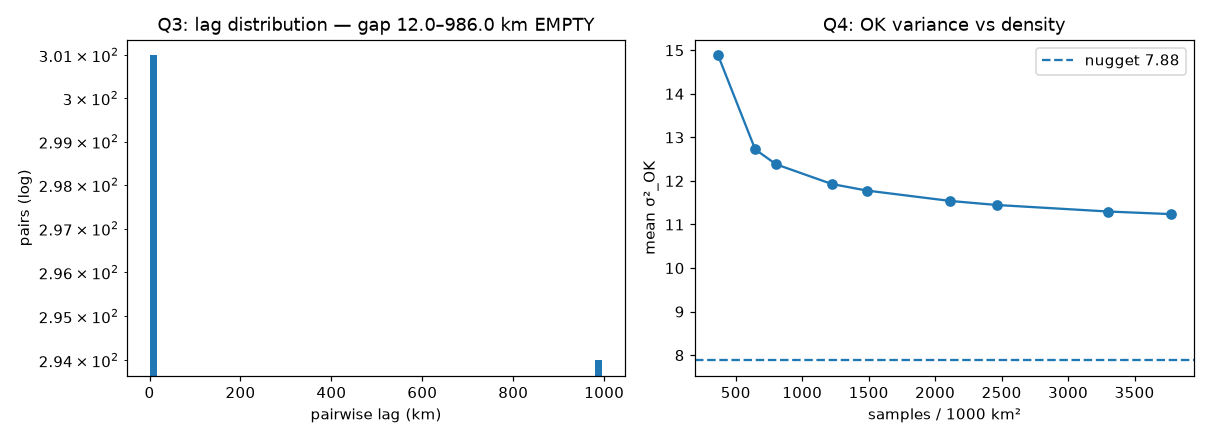

Here is the Python script that generated this plot:
"""THROWAWAY diagnostic — Q3 (lag identifiability), Q4 (OK variance vs sample
density), Q5 (station geometry). Read-only: touches no repo state, writes only
into scratch/. Not committed.

Uses the project's OWN variogram model and kriging system so the numbers match
what E2.2/E2.4 produced, rather than a re-implementation that could disagree.
"""
from __future__ import annotations

import json
import sys
from pathlib import Path

import numpy as np

REPO = Path("/Users/karlmoreno/CCZ/ccz-prospectivity-engine")
sys.path.insert(0, str(REPO))
OUT = REPO / "scratch"

from engine.prospectivity.estimators.kriging import OrdinaryKrigingEstimator  # noqa: E402
from engine.prospectivity.samples.corpus_csv import CorpusCsvSampleSource  # noqa: E402

EARTH_R = 6371.0088


def haversine_km(a: np.ndarray, b: np.ndarray) -> np.ndarray:
    """(n,2) lon/lat degrees -> (n,m) great-circle km."""
    lon1, lat1 = np.radians(a[:, 0])[:, None], np.radians(a[:, 1])[:, None]
    lon2, lat2 = np.radians(b[:, 0])[None, :], np.radians(b[:, 1])[None, :]
    dlon, dlat = lon2 - lon1, lat2 - lat1
    h = np.sin(dlat / 2) ** 2 + np.cos(lat1) * np.cos(lat2) * np.sin(dlon / 2) ** 2
    return 2 * EARTH_R * np.arcsin(np.sqrt(np.clip(h, 0, 1)))


def single_linkage(d: np.ndarray, threshold: float) -> list[list[int]]:
    n = d.shape[0]
    parent = list(range(n))

    def find(x):
        while parent[x] != x:
            parent[x] = parent[parent[x]]
            x = parent[x]
        return x

    for i in range(n):
        for j in range(i + 1, n):
            if d[i, j] <= threshold:
                ri, rj = find(i), find(j)
                if ri != rj:
                    parent[ri] = rj
    groups: dict[int, list[int]] = {}
    for i in range(n):
        groups.setdefault(find(i), []).append(i)
    return sorted(groups.values(), key=lambda g: -len(g))


# ────────────────────────────────────────────────── data: the 35 real stations
obs = [o for o in CorpusCsvSampleSource().get_training_samples()]
coords = np.array([[float(o.longitude), float(o.latitude)] for o in obs])
y = np.array([float(o.abundance_kg_m2) for o in obs])
n = len(obs)
D = haversine_km(coords, coords)
iu = np.triu_indices(n, k=1)
pair_d = D[iu]

report: dict = {"n_stations": n, "n_pairs": int(pair_d.size)}

# ───────────────────────────────────────── Q5: clusters, NN distances, density
clusters = single_linkage(D, 100.0)     # the LOCO linkage
sites = single_linkage(D, 2.0)          # the leave-one-site-out linkage
report["n_clusters_at_100km"] = len(clusters)
report["n_sites_at_2km"] = len(sites)

def bbox_area_km2(idx: list[int]) -> float:
    c = coords[idx]
    if len(idx) < 2:
        return 0.0
    lat0 = np.radians(c[:, 1].mean())
    w = (c[:, 0].max() - c[:, 0].min()) * 111.32 * np.cos(lat0)
    h = (c[:, 1].max() - c[:, 1].min()) * 110.57
    return float(w * h)

cluster_rows = []
for k, g in enumerate(clusters):
    sub = D[np.ix_(g, g)].copy()
    np.fill_diagonal(sub, np.inf)
    nn = sub.min(axis=1)
    area = bbox_area_km2(g)
    cluster_rows.append({
        "cluster": k, "n": len(g),
        "nn_min_km": float(nn.min()), "nn_median_km": float(np.median(nn)),
        "nn_max_km": float(nn.max()),
        "bbox_area_km2": area,
        "stations_per_1000km2": (len(g) / area * 1000.0) if area > 0 else None,
        "max_within_km": float(sub[np.isfinite(sub)].max()),
    })
report["clusters"] = cluster_rows
report["site_sizes_at_2km"] = [len(g) for g in sites]

# ───────────────────────────────────── Q3: the lag distribution and its gap
labels = np.empty(n, dtype=int)
for k, g in enumerate(clusters):
    labels[list(g)] = k
same = labels[iu[0]] == labels[iu[1]]
within, between = pair_d[same], pair_d[~same]
report["within_cluster_pairs"] = int(within.size)
report["between_cluster_pairs"] = int(between.size)
report["max_within_cluster_lag_km"] = float(within.max())
report["min_between_cluster_lag_km"] = float(between.min())
report["max_between_cluster_lag_km"] = float(between.max())
report["empty_gap_km"] = [float(within.max()), float(between.min())]
report["gap_width_km"] = float(between.min() - within.max())
report["pairs_in_gap"] = int(((pair_d > within.max()) & (pair_d < between.min())).sum())

# the E2.2 bin edges actually used, read off the estimator
est = OrdinaryKrigingEstimator()
edges = np.asarray(est._bin_edges_km, dtype=float)
report["bin_edges_km"] = [float(e) for e in edges]
report["min_pairs"] = int(est._min_pairs)
report["max_fit_lag_km"] = float(est._max_fit_lag_km)
bins = []
for lo, hi in zip(edges[:-1], edges[1:]):
    m = (pair_d >= lo) & (pair_d < hi)
    cnt = int(m.sum())
    bins.append({"lo_km": float(lo), "hi_km": float(hi), "pairs": cnt,
                 "mean_lag_km": float(pair_d[m].mean()) if cnt else None,
                 "semivariance": float(np.mean(0.5 * (y[iu[0]][m] - y[iu[1]][m]) ** 2)) if cnt else None,
                 "used_in_fit": bool(cnt >= est._min_pairs and hi <= est._max_fit_lag_km)})
report["lag_bins"] = bins

# ─────────────────────────── the FULL 35-station variogram (Q2's headline fit)
est.fit(coords, y)
rep = est.report()
from engine.prospectivity.estimators.variogram import VariogramModel
model = VariogramModel(family=rep.used_model_family, nugget=rep.nugget,
                       partial_sill=rep.partial_sill, range_km=rep.range_km)
report["full_fit"] = {
    "family": rep.used_model_family, "nugget": rep.nugget,
    "partial_sill": rep.partial_sill, "sill": rep.sill,
    "range_km": rep.range_km,
    "nugget_ratio": rep.nugget / rep.sill if rep.sill else None,
    "range_at_candidate_ceiling": rep.range_at_candidate_ceiling,
    "range_below_first_supported_lag": rep.range_below_first_supported_lag,
    "residual_dof": rep.residual_dof,
    "weighted_sse": rep.used_weighted_sse,
    "n_fitted_bins": len(rep.fitted_bins),
    "fitted_bins": [list(b) for b in rep.fitted_bins],
    "excluded_bins": [list(map(str, b)) for b in rep.excluded_bins],
    "unsupported_km": [list(u) for u in rep.unsupported_km],
    "alternative_family": rep.alternative.model.family,
    "alternative_range_km": rep.alternative.model.range_km,
    "alternative_sse": rep.alternative.weighted_sse,
}

# ───────────────────────── Q4: mean OK variance vs added sample density
def ok_variance(sample_xy: np.ndarray, target_xy: np.ndarray) -> np.ndarray:
    """Ordinary-kriging variance at each target. Value-independent."""
    ns = sample_xy.shape[0]
    G = model.gamma(haversine_km(sample_xy, sample_xy))
    A = np.ones((ns + 1, ns + 1))
    A[:ns, :ns] = G
    A[ns, ns] = 0.0
    g0 = model.gamma(haversine_km(sample_xy, target_xy))   # (ns, nt)
    b = np.ones((ns + 1, g0.shape[1]))
    b[:ns, :] = g0
    sol = np.linalg.solve(A, b)
    lam, mu = sol[:ns, :], sol[ns, :]
    return (lam * g0).sum(axis=0) + mu

# study area = the bbox of the EASTERN cluster (the denser one), as the
# evaluation window; a full-CCZ window would be dominated by extrapolation
# far from any datum and would say nothing about added density.
big = max(clusters, key=len)
c = coords[big]
lon0, lon1_ = c[:, 0].min(), c[:, 0].max()
lat0, lat1_ = c[:, 1].min(), c[:, 1].max()
pad = 0.02
gx, gy = np.meshgrid(np.linspace(lon0 - pad, lon1_ + pad, 45),
                     np.linspace(lat0 - pad, lat1_ + pad, 45))
targets = np.column_stack([gx.ravel(), gy.ravel()])
area = bbox_area_km2(big)
current_density = len(big) / area * 1000.0

rows = []
base_mean = float(np.mean(ok_variance(c, targets)))
for mult in (1, 1.5, 2, 3, 4, 5, 6, 8, 10):
    if mult == 1:
        pts = c
    else:
        extra = int(round(len(big) * (mult - 1)))
        side = int(np.ceil(np.sqrt(extra)))
        ax = np.linspace(lon0, lon1_, side)
        ay = np.linspace(lat0, lat1_, side)
        add = np.column_stack([v.ravel() for v in np.meshgrid(ax, ay)])
        # DROP near-coincident additions: a grid node landing on top of an
        # existing station makes the OK system near-singular and the solve
        # returns noise — which is what produced a NEGATIVE marginal rate in
        # the first run of this sweep. 50 m threshold.
        # Keep the WHOLE side x side grid — truncating it row-major (`[:extra]`)
        # covered only part of the box at some multiples, which is what made
        # the marginal rate NON-MONOTONE (negative at x5) in earlier runs.
        keep = haversine_km(add, c).min(axis=1) > 0.05
        add = add[keep]
        pts = np.vstack([c, add])
    v = float(np.mean(ok_variance(pts, targets)))
    rows.append({"multiple_of_current": mult, "n_samples": int(pts.shape[0]),
                 "samples_per_1000km2": pts.shape[0] / area * 1000.0,
                 "mean_ok_variance": v, "mean_ok_sd": float(np.sqrt(v)),
                 "pct_reduction_vs_current": 100.0 * (base_mean - v) / base_mean})
report["q4_density_sweep"] = rows
report["q4_window"] = {"cluster_n": len(big), "bbox_area_km2": area,
                       "current_density_per_1000km2": current_density,
                       "grid_targets": int(targets.shape[0])}

# knee: marginal reduction per added sample < 5% of the initial marginal rate
marg = []
for a, b_ in zip(rows[:-1], rows[1:]):
    dn = b_["n_samples"] - a["n_samples"]
    marg.append((b_["multiple_of_current"], (a["mean_ok_variance"] - b_["mean_ok_variance"]) / dn if dn else 0.0))
if marg:
    r0 = marg[0][1]
    knee = next((m for m, r in marg if r0 > 0 and r < 0.05 * r0), None)
    report["q4_initial_marginal_rate"] = r0
    report["q4_knee_multiple"] = knee
    report["q4_marginal_rates"] = marg
report["q4_asymptote_floor"] = rows[-1]["mean_ok_variance"]
report["q4_nugget_floor"] = model.nugget

(OUT / "phase2_diag.json").write_text(json.dumps(report, indent=1, default=float))

# ── plot
try:
    import matplotlib
    matplotlib.use("Agg")
    import matplotlib.pyplot as plt
    fig, ax = plt.subplots(1, 2, figsize=(11, 4))
    ax[0].hist(pair_d, bins=60)
    ax[0].set_yscale("log")
    ax[0].set_xlabel("pairwise lag (km)"); ax[0].set_ylabel("pairs (log)")
    ax[0].set_title(f"Q3: lag distribution — gap {within.max():.1f}–{between.min():.1f} km EMPTY")
    d = [r["samples_per_1000km2"] for r in rows]
    ax[1].plot(d, [r["mean_ok_variance"] for r in rows], "o-")
    ax[1].axhline(model.nugget, ls="--", label=f"nugget {model.nugget:.2f}")
    ax[1].set_xlabel("samples / 1000 km²"); ax[1].set_ylabel("mean σ²_OK")
    ax[1].set_title("Q4: OK variance vs density"); ax[1].legend()
    fig.tight_layout(); fig.savefig(OUT / "phase2_diag.png", dpi=110)
    print("plot -> scratch/phase2_diag.png")
except Exception as e:  # pragma: no cover
    print("plot skipped:", e)

print(json.dumps({k: report[k] for k in (
    "n_stations", "n_pairs", "max_within_cluster_lag_km", "min_between_cluster_lag_km",
    "pairs_in_gap", "full_fit", "q4_knee_multiple", "q4_asymptote_floor")}, indent=1, default=float))
